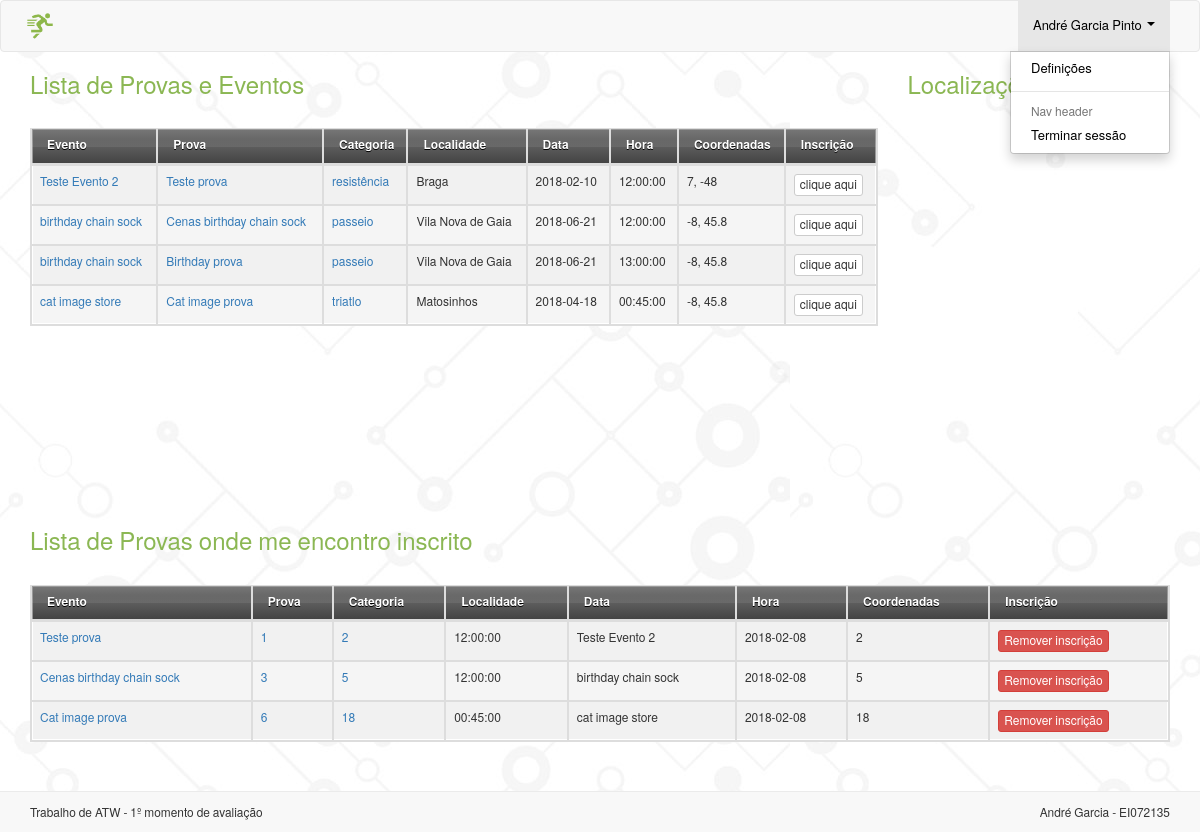
Screenshot of /provas.php (signed in) with the database file from the repository.
### tables this page shows
CREATE TABLE `prova` (
  `idp` int(11) NOT NULL,
  `designacao` text NOT NULL,
  `hora` time NOT NULL,
  `idevento` int(11) NOT NULL
);

CREATE TABLE `evento` (
  `ide` int(11) NOT NULL,
  `designacao` varchar(254) DEFAULT NULL,
  `local` varchar(500) NOT NULL,
  `coordenadas` text,
  `categoria` text NOT NULL,
  `dataevento` date NOT NULL,
  `ativo` tinyint(1) NOT NULL DEFAULT '1'
);

CREATE TABLE `inscricoes` (
  `idutilizador` int(11) NOT NULL,
  `idprova` int(11) NOT NULL,
  `datainsc` date NOT NULL,
  `datalimite` date NOT NULL
);

### provas.php (the view, shortened to what this page needs)
<?php
$connection       = ConnectDB::getInstance()->getConnection();
$query            = "SELECT * FROM prova INNER JOIN evento ON evento.ide = prova.idevento";
$results          = mysqli_query($connection, $query);
$query_inscricoes = "SELECT * FROM inscricoes INNER JOIN prova on prova.idp = inscricoes.idprova INNER JOIN evento on
               evento.ide = prova.idevento where idutilizador = ".$_SESSION['idu'];
$inscricoes       = mysqli_query($connection, $query_inscricoes)->fetch_all();
?>
<!doctype html>
<html lang="en">
<head>
  <link rel="stylesheet" href="https://maxcdn.bootstrapcdn.com/bootstrap/3.3.7/css/bootstrap.min.css">
  <link rel="stylesheet" href="assets/css/custom.css">
  <link rel="stylesheet" href="assets/css/tabela.css">
  <link rel="stylesheet" href="https://maxcdn.bootstrapcdn.com/font-awesome/4.7.0/css/font-awesome.min.css">
  <link rel="stylesheet" href="https://cdn.datatables.net/1.10.16/css/dataTables.bootstrap.min.css">
  <link href="https://cdnjs.cloudflare.com/ajax/libs/bootstrap-tour/0.11.0/css/bootstrap-tour.min.css"
        rel="stylesheet">
</head>
<body>
<nav class="navbar navbar-default no-margin-bottom">
  <div class="container">
    <div class="navbar-header">
      <a class="navbar-brand" href="#"><img class="img-responsive" src="assets/img/run_logo.png" /></a>
    </div>
    <div class="collapse navbar-collapse" id="bs-example-navbar-collapse-1">
      <ul class="nav navbar-nav navbar-right">
        <li class="dropdown open">
              <a href="#" class="dropdown-toggle" data-toggle="dropdown" role="button" aria-haspopup="true" aria-expanded="true"><?php echo $_SESSION['nome'] ?>
                <span class="caret"></span></a>
              <ul class="dropdown-menu">
                <li><a href="definicoes.php">Definições</a></li>
                <li role="separator" class="divider"></li>
                <li class="dropdown-header">Nav header</li>
                <li><a href="logout.php">Terminar sessão</a></li>
              </ul>
            </li>
      </ul>
    </div>
  </div>
</nav>
<div class="container">
  <div class="row">
    <div class="col-sm-9">
      <h3 class="titulo">Lista de Provas e Eventos</h3>
      <table id="prova" class="table table-striped table-bordered" cellspacing="0" width="100%">
        <thead>
        <tr>
          <th>Evento</th>
          <th>Prova</th>
          <th>Categoria</th>
          <th>Localidade</th>
          <th>Data</th>
          <th>Hora</th>
          <th>Coordenadas</th>
          <th>Inscrição</th>
        </tr>
        </thead>
        <tbody>
        <?php while ($row = mysqli_fetch_array($results)) { ?>
          <tr>
            <td><a href="#"><?= $row[5] ?></a></td>
            <td><a href="#"><?= $row[1] ?></a></td>
            <td><a href="#"><?= $row[8] ?></a></td>
            <td><?php echo($row[6]) ?></td>
            <td><?php echo($row[9]) ?></td>
            <td><?= $row[2] ?></td>
            <td><?= $row[7] ?></td>
            <td>
              <button id="inscrever_prova" type="submit" value="<?= $row[0]; ?>" class="btn btn-default btn-xs
              inscrever_prova">clique aqui</button>
            </td>
          </tr>
        <?php } ?>
        </tbody>
      </table>
    </div>
    <div class="col-sm-3">
      <h3 class="titulo">Localizações</h3>
      <div id="map"></div>
    </div>
  </div>
  <div class="row">
    <div class="col-sm-12">
      <h3 class="titulo">Lista de Provas onde me encontro inscrito</h3>
        <?php if (empty($inscricoes)){ ?>
            <table id="inscrito" class="hide table table-striped table-bordered" cellspacing="0" width="100%">
        <thead>
        <tr>
          <th>Evento</th>
          <th>Prova</th>
          <th>Categoria</th>
          <th>Localidade</th>
          <th>Data</th>
          <th>Hora</th>
          <th>Coordenadas</th>
          <th>Inscrição</th>
        </tr>
        </thead>
        <tbody>
        </tbody>
            </table>
          <u id="zero_inscritos">Não se encontra inscrito em nenhuma prova!</u>
        <?php } else
        { ?>
      <table id="inscrito" class="table table-striped table-bordered" cellspacing="0" width="100%">
        <thead>
        <tr>
          <th>Evento</th>
          <th>Prova</th>
          <th>Categoria</th>
          <th>Localidade</th>
          <th>Data</th>
          <th>Hora</th>
          <th>Coordenadas</th>
          <th>Inscrição</th>
        </tr>
        </thead>
        <tbody>
        <?php
        foreach ($inscricoes as $row) { ?>
          <tr>
            <td><a href="#"><?= $row[5] ?></a></td>
            <td><a href="#"><?= $row[1] ?></a></td>
            <td><a href="#"><?= $row[8] ?></a></td>
            <td><?php echo($row[6]) ?></td>
            <td><?php echo($row[9]) ?></td>
            <td><?= $row[2] ?></td>
            <td><?= $row[7] ?></td>
            <td>
              <button id="inscrever" type="button" value="<?= $row[1]; ?>" class="btn btn-danger btn-xs remover_prova">
                Remover inscrição</button>
            </td>
          </tr>
        <?php } ?>
        <?php } ?>
        </tbody>
      </table>
    </div>
  </div>
</div>
<div class="navbar navbar-fixed-bottom">
  <div class="container-fluid"
       style="background-color: #F8F8F8; padding: 10px; border-top: 1px solid #ebebeb; margin-top:25px;">
    <div class="container">
      <div class="row">
        <div class="col-sm-6" style="background-color: #F8F8F8">
          <small>Trabalho de ATW - 1º momento de avaliação</small>
        </div>
        <div class="col-sm-6" style="text-align:right;">
          <small>André Garcia - EI072135</small>
        </div>
      </div>
    </div>
  </div>
</div>
</body>
</html>

### assets/css/custom.css (style rules this page uses)
body { background-image: url("../img/upgridbackground.jpg"); font-family: FontAwesome, Helvetica Neue, Helvetica, Arial, sans-serif; }
.navbar-brand { color: #000 !important; }
.navbar-brand { padding: 0px; }
.navbar-brand>img { height: 100%; padding: 10px; width: auto; }
.navbar-brand { width: 300px; }
.nav a { color: black !important; font-size: 13px !important; }
.no-margin-bottom { margin-bottom: 0px !important; }
.titulo { color:#8BB753; }
body { padding-bottom: 70px; }

### assets/css/tabela.css (style rules this page uses)
table { background: #f5f5f5; border-collapse: separate; box-shadow: inset 0 1px 0 #fff; font-size: 12px; line-height: 24px; margin: 30px auto; text-align: left; width: 800px; }
th { background: url(https://jackrugile.com/images/misc/noise-diagonal.png), linear-gradient(#777, #444); border-left: 1px solid #555; border-right: 1px solid #777; border-top: 1px solid #555; border-bottom: 1px solid #333; box-shadow: inset 0 1px 0 #999; color: #fff !important; padding-left: 10px; font-weight: bold; padding: 10px 15px; position: relative; text-shadow: 0 1px 0 #000; padding-left: 15px !important; }
th:after { background: linear-gradient(rgba(255,255,255,0), rgba(255,255,255,.08)); content: ''; display: block; height: 25%; left: 0; margin: 1px 0 0 0; position: absolute; top: 25%; width: 100%; }
th:first-child { border-left: 1px solid #777; box-shadow: inset 1px 1px 0 #999; }
th:last-child { box-shadow: inset -1px 1px 0 #999; }
td { border-right: 1px solid #fff; border-left: 1px solid #e8e8e8; border-top: 1px solid #fff; border-bottom: 1px solid #e8e8e8; padding: 10px 15px; position: relative; transition: all 300ms; }
td:first-child { box-shadow: inset 1px 0 0 #fff; }
td:last-child { border-right: 1px solid #e8e8e8; box-shadow: inset -1px 0 0 #fff; }
tr { background: url(https://jackrugile.com/images/misc/noise-diagonal.png); }
tr:nth-child(odd) td { background: #f1f1f1 url(https://jackrugile.com/images/misc/noise-diagonal.png); }
tr:last-of-type td { box-shadow: inset 0 -1px 0 #fff; }
tr:last-of-type td:first-child { box-shadow: inset 1px -1px 0 #fff; }
tr:last-of-type td:last-child { box-shadow: inset -1px -1px 0 #fff; }

### provas.php (style rules this page uses)
#map { height : 400px; width : 100%; }

### rows the page displays
prova: idevento.designacao "Teste Evento 2", designacao "Teste prova", idevento.categoria "resistência", idevento.local "Braga", idevento.dataevento "2018-02-10", hora "12:00:00", idevento.coordenadas "7, -48", $row[0] 1 (drawn)
prova: idevento.designacao "birthday chain sock", designacao "Cenas birthday chain sock", idevento.categoria "passeio", idevento.local "Vila Nova de Gaia", idevento.dataevento "2018-06-21", hora "12:00:00", idevento.coordenadas "-8, 45.8", $row[0] 3 (drawn)
prova: idevento.designacao "birthday chain sock", designacao "Birthday prova", idevento.categoria "passeio", idevento.local "Vila Nova de Gaia", idevento.dataevento "2018-06-21", hora "13:00:00", idevento.coordenadas "-8, 45.8", $row[0] 5 (drawn)
prova: idevento.designacao "cat image store", designacao "Cat image prova", idevento.categoria "triatlo", idevento.local "Matosinhos", idevento.dataevento "2018-04-18", hora "00:45:00", idevento.coordenadas "-8, 45.8", $row[0] 6 (drawn)
inscricoes: idprova.designacao "Teste prova", idprova "1", evento.ide "2", idprova.hora "12:00:00", evento.designacao "Teste Evento 2", datainsc "2018-02-08", idprova.idevento "2"
inscricoes: idprova.designacao "Cenas birthday chain sock", idprova "3", evento.ide "5", idprova.hora "12:00:00", evento.designacao "birthday chain sock", datainsc "2018-02-08", idprova.idevento "5"
inscricoes: idprova.designacao "Cat image prova", idprova "6", evento.ide "18", idprova.hora "00:45:00", evento.designacao "cat image store", datainsc "2018-02-08", idprova.idevento "18"

### other values shown
$_SESSION['nome'] "André Garcia Pinto"
